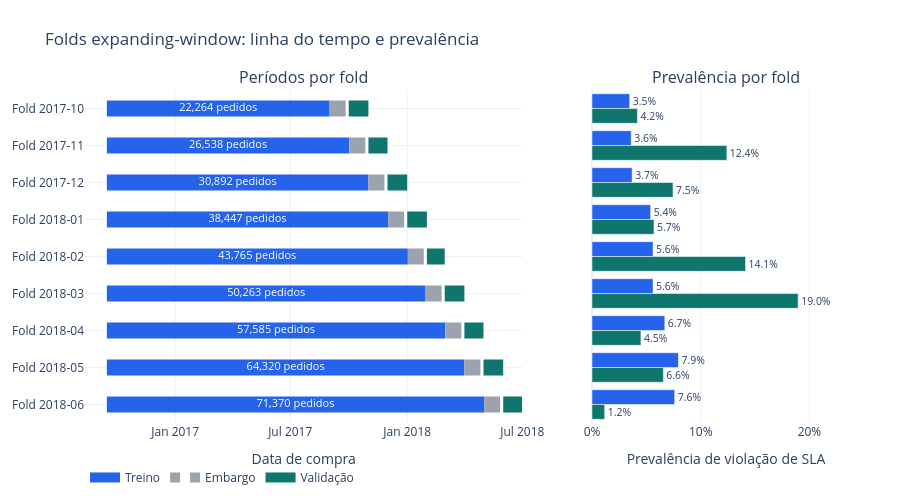

Notebook cell for this chart:
### Markdown cell above
## Folds expanding-window de desenvolvimento

Além do corte único, a seleção de modelos usa folds mensais expansivos (Tashman, 2000; Bergmeir e Benítez, 2012) de outubro/2017 a junho/2018, com embargo de 30 dias (López de Prado, 2018) entre o fim do treino e o início da validação. A tabela resume, por fold, o período, o número de pedidos de treino e validação e a prevalência de violação de SLA. Pedidos de julho–agosto/2018 não entram em nenhum fold. O gráfico a seguir apresenta, para cada fold, a linha do tempo com os períodos de treino, de embargo e de validação e, ao lado, a prevalência de treino e de validação.

### Code cell
from ecom_delivery_sla import (
    build_modeling_frame,
    expanding_fold_summary,
    expanding_window_folds,
)

modeling_frame = build_modeling_frame(candidate_features, supervised)
folds = expanding_window_folds(
    modeling_frame,
    timestamp_col="order_purchase_timestamp",
    first_val_month="2017-10",
    last_val_month="2018-06",
    embargo_days=30,
)
display(expanding_fold_summary(folds))

from ecom_delivery_sla_viz import plot_expanding_folds

display(plot_expanding_folds(expanding_fold_summary(folds), language=LANG))

### Figure 1 — Plotly figure (JSON) as saved in the notebook; plotly's stock layout.template omitted (floating-point values rounded to 4 significant figures)
{"data": [{"hovertemplate": "Treino: 22,264 pedidos<br>%{x|%Y-%m-%d}<extra></extra>", "legendgroup": "train", "line": {"color": "#2563EB", "dash": "solid", "width": 16}, "mode": "lines+text", "name": "Treino", "showlegend": true, "text": ["", "22,264 pedidos", ""], "textfont": {"color": "white", "size": 11}, "textposition": "middle center", "type": "scatter", "x": ["2016-09-15T12:16:38", "2017-03-09T17:57:12.500000", "2017-08-31T23:37:47"], "xaxis": "x", "y": ["Fold 2017-10", "Fold 2017-10", "Fold 2017-10"], "yaxis": "y"}, {"hovertemplate": "Embargo<br>%{x|%Y-%m-%d}<extra></extra>", "legendgroup": "embargo", "line": {"color": "#9CA3AF", "dash": "dot", "width": 16}, "mode": "lines", "name": "Embargo", "showlegend": true, "text": ["", "", ""], "textfont": {"color": "white", "size": 11}, "textposition": "middle center", "type": "scatter", "x": ["2017-08-31T23:37:47", "2017-09-15T23:50:40", "2017-10-01T00:03:33"], "xaxis": "x", "y": ["Fold 2017-10", "Fold 2017-10", "Fold 2017-10"], "yaxis": "y"}, {"hovertemplate": "Validação: 4,478 pedidos<br>%{x|%Y-%m-%d}<extra></extra>", "legendgroup": "validation", "line": {"color": "#0F766E", "dash": "solid", "width": 16}, "mode": "lines", "name": "Validação", "showlegend": true, "text": ["", "", ""], "textfont": {"color": "white", "size": 11}, "textposition": "middle center", "type": "scatter", "x": ["2017-10-01T00:03:33", "2017-10-16T11:57:15.500000", "2017-10-31T23:50:58"], "xaxis": "x", "y": ["Fold 2017-10", "Fold 2017-10", "Fold 2017-10"], "yaxis": "y"}, {"hovertemplate": "Treino: 26,538 pedidos<br>%{x|%Y-%m-%d}<extra></extra>", "legendgroup": "train", "line": {"color": "#2563EB", "dash": "solid", "width": 16}, "mode": "lines+text", "name": "Treino", "showlegend": false, "text": ["", "26,538 pedidos", ""], "textfont": {"color": "white", "size": 11}, "textposition": "middle center", "type": "scatter", "x": ["2016-09-15T12:16:38", "2017-03-25T05:58:58.500000", "2017-10-01T23:41:19"], "xaxis": "x", "y": ["Fold 2017-11", "Fold 2017-11", "Fold 2017-11"], "yaxis": "y"}, {"hovertemplate": "Embargo<br>%{x|%Y-%m-%d}<extra></extra>", "legendgroup": "embargo", "line": {"color": "#9CA3AF", "dash": "dot", "width": 16}, "mode": "lines", "name": "Embargo", "showlegend": false, "text": ["", "", ""], "textfont": {"color": "white", "size": 11}, "textposition": "middle center", "type": "scatter", "x": ["2017-10-01T23:41:19", "2017-10-16T23:56:56.500000", "2017-11-01T00:12:34"], "xaxis": "x", "y": ["Fold 2017-11", "Fold 2017-11", "Fold 2017-11"], "yaxis": "y"}, {"hovertemplate": "Validação: 7,288 pedidos<br>%{x|%Y-%m-%d}<extra></extra>", "legendgroup": "validation", "line": {"color": "#0F766E", "dash": "solid", "width": 16}, "mode": "lines", "name": "Validação", "showlegend": false, "text": ["", "", ""], "textfont": {"color": "white", "size": 11}, "textposition": "middle center", "type": "scatter", "x": ["2017-11-01T00:12:34", "2017-11-15T23:54:18.500000", "2017-11-30T23:36:03"], "xaxis": "x", "y": ["Fold 2017-11", "Fold 2017-11", "Fold 2017-11"], "yaxis": "y"}, {"hovertemplate": "Treino: 30,892 pedidos<br>%{x|%Y-%m-%d}<extra></extra>", "legendgroup": "train", "line": {"color": "#2563EB", "dash": "solid", "width": 16}, "mode": "lines+text", "name": "Treino", "showlegend": false, "text": ["", "30,892 pedidos", ""], "textfont": {"color": "white", "size": 11}, "textposition": "middle center", "type": "scatter", "x": ["2016-09-15T12:16:38", "2017-04-09T06:03:48", "2017-10-31T23:50:58"], "xaxis": "x", "y": ["Fold 2017-12", "Fold 2017-12", "Fold 2017-12"], "yaxis": "y"}, {"hovertemplate": "Embargo<br>%{x|%Y-%m-%d}<extra></extra>", "legendgroup": "embargo", "line": {"color": "#9CA3AF", "dash": "dot", "width": 16}, "mode": "lines", "name": "Embargo", "showlegend": false, "text": ["", "", ""], "textfont": {"color": "white", "size": 11}, "textposition": "middle center", "type": "scatter", "x": ["2017-10-31T23:50:58", "2017-11-15T23:56:06", "2017-12-01T00:01:14"], "xaxis": "x", "y": ["Fold 2017-12", "Fold 2017-12", "Fold 2017-12"], "yaxis": "y"}, {"hovertemplate": "Validação: 5,513 pedidos<br>%{x|%Y-%m-%d}<extra></extra>", "legendgroup": "validation", "line": {"color": "#0F766E", "dash": "solid", "width": 16}, "mode": "lines", "name": "Validação", "showlegend": false, "text": ["", "", ""], "textfont": {"color": "white", "size": 11}, "textposition": "middle center", "type": "scatter", "x": ["2017-12-01T00:01:14", "2017-12-16T11:45:22.500000", "2017-12-31T23:29:31"], "xaxis": "x", "y": ["Fold 2017-12", "Fold 2017-12", "Fold 2017-12"], "yaxis": "y"}, {"hovertemplate": "Treino: 38,447 pedidos<br>%{x|%Y-%m-%d}<extra></extra>", "legendgroup": "train", "line": {"color": "#2563EB", "dash": "solid", "width": 16}, "mode": "lines+text", "name": "Treino", "showlegend": false, "text": ["", "38,447 pedidos", ""], "textfont": {"color": "white", "size": 11}, "textposition": "middle center", "type": "scatter", "x": ["2016-09-15T12:16:38", "2017-04-24T18:05:20.500000", "2017-12-01T23:54:03"], "xaxis": "x", "y": ["Fold 2018-01", "Fold 2018-01", "Fold 2018-01"], "yaxis": "y"}, {"hovertemplate": "Embargo<br>%{x|%Y-%m-%d}<extra></extra>", "legendgroup": "embargo", "line": {"color": "#9CA3AF", "dash": "dot", "width": 16}, "mode": "lines", "name": "Embargo", "showlegend": false, "text": ["", "", ""], "textfont": {"color": "white", "size": 11}, "textposition": "middle center", "type": "scatter", "x": ["2017-12-01T23:54:03", "2017-12-17T01:21:22", "2018-01-01T02:48:41"], "xaxis": "x", "y": ["Fold 2018-01", "Fold 2018-01", "Fold 2018-01"], "yaxis": "y"}, {"hovertemplate": "Validação: 7,069 pedidos<br>%{x|%Y-%m-%d}<extra></extra>", "legendgroup": "validation", "line": {"color": "#0F766E", "dash": "solid", "width": 16}, "mode": "lines", "name": "Validação", "showlegend": false, "text": ["", "", ""], "textfont": {"color": "white", "size": 11}, "textposition": "middle center", "type": "scatter", "x": ["2018-01-01T02:48:41", "2018-01-16T13:23:31.500000", "2018-01-31T23:58:22"], "xaxis": "x", "y": ["Fold 2018-01", "Fold 2018-01", "Fold 2018-01"], "yaxis": "y"}, {"hovertemplate": "Treino: 43,765 pedidos<br>%{x|%Y-%m-%d}<extra></extra>", "legendgroup": "train", "line": {"color": "#2563EB", "dash": "solid", "width": 16}, "mode": "lines+text", "name": "Treino", "showlegend": false, "text": ["", "43,765 pedidos", ""], "textfont": {"color": "white", "size": 11}, "textposition": "middle center", "type": "scatter", "x": ["2016-09-15T12:16:38", "2017-05-10T06:03:48.500000", "2018-01-01T23:50:59"], "xaxis": "x", "y": ["Fold 2018-02", "Fold 2018-02", "Fold 2018-02"], "yaxis": "y"}, {"hovertemplate": "Embargo<br>%{x|%Y-%m-%d}<extra></extra>", "legendgroup": "embargo", "line": {"color": "#9CA3AF", "dash": "dot", "width": 16}, "mode": "lines", "name": "Embargo", "showlegend": false, "text": ["", "", ""], "textfont": {"color": "white", "size": 11}, "textposition": "middle center", "type": "scatter", "x": ["2018-01-01T23:50:59", "2018-01-17T00:07:57", "2018-02-01T00:24:55"], "xaxis": "x", "y": ["Fold 2018-02", "Fold 2018-02", "Fold 2018-02"], "yaxis": "y"}, {"hovertemplate": "Validação: 6,555 pedidos<br>%{x|%Y-%m-%d}<extra></extra>", "legendgroup": "validation", "line": {"color": "#0F766E", "dash": "solid", "width": 16}, "mode": "lines", "name": "Validação", "showlegend": false, "text": ["", "", ""], "textfont": {"color": "white", "size": 11}, "textposition": "middle center", "type": "scatter", "x": ["2018-02-01T00:24:55", "2018-02-15T00:11:25", "2018-02-28T23:57:55"], "xaxis": "x", "y": ["Fold 2018-02", "Fold 2018-02", "Fold 2018-02"], "yaxis": "y"}, {"hovertemplate": "Treino: 50,263 pedidos<br>%{x|%Y-%m-%d}<extra></extra>", "legendgroup": "train", "line": {"color": "#2563EB", "dash": "solid", "width": 16}, "mode": "lines+text", "name": "Treino", "showlegend": false, "text": ["", "50,263 pedidos", ""], "textfont": {"color": "white", "size": 11}, "textposition": "middle center", "type": "scatter", "x": ["2016-09-15T12:16:38", "2017-05-24T06:03:38.500000", "2018-01-29T23:50:39"], "xaxis": "x", "y": ["Fold 2018-03", "Fold 2018-03", "Fold 2018-03"], "yaxis": "y"}, {"hovertemplate": "Embargo<br>%{x|%Y-%m-%d}<extra></extra>", "legendgroup": "embargo", "line": {"color": "#9CA3AF", "dash": "dot", "width": 16}, "mode": "lines", "name": "Embargo", "showlegend": false, "text": ["", "", ""], "textfont": {"color": "white", "size": 11}, "textposition": "middle center", "type": "scatter", "x": ["2018-01-29T23:50:39", "2018-02-13T23:55:19.500000", "2018-03-01T00:00:00"], "xaxis": "x", "y": ["Fold 2018-03", "Fold 2018-03", "Fold 2018-03"], "yaxis": "y"}, {"hovertemplate": "Validação: 7,003 pedidos<br>%{x|%Y-%m-%d}<extra></extra>", "legendgroup": "validation", "line": {"color": "#0F766E", "dash": "solid", "width": 16}, "mode": "lines", "name": "Validação", "showlegend": false, "text": ["", "", ""], "textfont": {"color": "white", "size": 11}, "textposition": "middle center", "type": "scatter", "x": ["2018-03-01T00:00:00", "2018-03-16T11:57:05", "2018-03-31T23:54:10"], "xaxis": "x", "y": ["Fold 2018-03", "Fold 2018-03", "Fold 2018-03"], "yaxis": "y"}, {"hovertemplate": "Treino: 57,585 pedidos<br>%{x|%Y-%m-%d}<extra></extra>", "legendgroup": "train", "line": {"color": "#2563EB", "dash": "solid", "width": 16}, "mode": "lines+text", "name": "Treino", "showlegend": false, "text": ["", "57,585 pedidos", ""], "textfont": {"color": "white", "size": 11}, "textposition": "middle center", "type": "scatter", "x": ["2016-09-15T12:16:38", "2017-06-08T18:06:40", "2018-03-01T23:56:42"], "xaxis": "x", "y": ["Fold 2018-04", "Fold 2018-04", "Fold 2018-04"], "yaxis": "y"}, {"hovertemplate": "Embargo<br>%{x|%Y-%m-%d}<extra></extra>", "legendgroup": "embargo", "line": {"color": "#9CA3AF", "dash": "dot", "width": 16}, "mode": "lines", "name": "Embargo", "showlegend": false, "text": ["", "", ""], "textfont": {"color": "white", "size": 11}, "textposition": "middle center", "type": "scatter", "x": ["2018-03-01T23:56:42", "2018-03-17T00:04:07", "2018-04-01T00:11:32"], "xaxis": "x", "y": ["Fold 2018-04", "Fold 2018-04", "Fold 2018-04"], "yaxis": "y"}, {"hovertemplate": "Validação: 6,798 pedidos<br>%{x|%Y-%m-%d}<extra></extra>", "legendgroup": "validation", "line": {"color": "#0F766E", "dash": "solid", "width": 16}, "mode": "lines", "name": "Validação", "showlegend": false, "text": ["", "", ""], "textfont": {"color": "white", "size": 11}, "textposition": "middle center", "type": "scatter", "x": ["2018-04-01T00:11:32", "2018-04-15T23:59:29", "2018-04-30T23:47:26"], "xaxis": "x", "y": ["Fold 2018-04", "Fold 2018-04", "Fold 2018-04"], "yaxis": "y"}, {"hovertemplate": "Treino: 64,320 pedidos<br>%{x|%Y-%m-%d}<extra></extra>", "legendgroup": "train", "line": {"color": "#2563EB", "dash": "solid", "width": 16}, "mode": "lines+text", "name": "Treino", "showlegend": false, "text": ["", "64,320 pedidos", ""], "textfont": {"color": "white", "size": 11}, "textposition": "middle center", "type": "scatter", "x": ["2016-09-15T12:16:38", "2017-06-23T18:05:24", "2018-03-31T23:54:10"], "xaxis": "x", "y": ["Fold 2018-05", "Fold 2018-05", "Fold 2018-05"], "yaxis": "y"}, {"hovertemplate": "Embargo<br>%{x|%Y-%m-%d}<extra></extra>", "legendgroup": "embargo", "line": {"color": "#9CA3AF", "dash": "dot", "width": 16}, "mode": "lines", "name": "Embargo", "showlegend": false, "text": ["", "", ""], "textfont": {"color": "white", "size": 11}, "textposition": "middle center", "type": "scatter", "x": ["2018-03-31T23:54:10", "2018-04-15T23:58:10.500000", "2018-05-01T00:02:11"], "xaxis": "x", "y": ["Fold 2018-05", "Fold 2018-05", "Fold 2018-05"], "yaxis": "y"}, {"hovertemplate": "Validação: 6,749 pedidos<br>%{x|%Y-%m-%d}<extra></extra>", "legendgroup": "validation", "line": {"color": "#0F766E", "dash": "solid", "width": 16}, "mode": "lines", "name": "Validação", "showlegend": false, "text": ["", "", ""], "textfont": {"color": "white", "size": 11}, "textposition": "middle center", "type": "scatter", "x": ["2018-05-01T00:02:11", "2018-05-16T11:56:47.500000", "2018-05-31T23:51:24"], "xaxis": "x", "y": ["Fold 2018-05", "Fold 2018-05", "Fold 2018-05"], "yaxis": "y"}, {"hovertemplate": "Treino: 71,370 pedidos<br>%{x|%Y-%m-%d}<extra></extra>", "legendgroup": "train", "line": {"color": "#2563EB", "dash": "solid", "width": 16}, "mode": "lines+text", "name": "Treino", "showlegend": false, "text": ["", "71,370 pedidos", ""], "textfont": {"color": "white", "size": 11}, "textposition": "middle center", "type": "scatter", "x": ["2016-09-15T12:16:38", "2017-07-09T06:02:32", "2018-05-01T23:48:26"], "xaxis": "x", "y": ["Fold 2018-06", "Fold 2018-06", "Fold 2018-06"], "yaxis": "y"}, {"hovertemplate": "Embargo<br>%{x|%Y-%m-%d}<extra></extra>", "legendgroup": "embargo", "line": {"color": "#9CA3AF", "dash": "dot", "width": 16}, "mode": "lines", "name": "Embargo", "showlegend": false, "text": ["", "", ""], "textfont": {"color": "white", "size": 11}, "textposition": "middle center", "type": "scatter", "x": ["2018-05-01T23:48:26", "2018-05-17T00:14:10.500000", "2018-06-01T00:39:55"], "xaxis": "x", "y": ["Fold 2018-06", "Fold 2018-06", "Fold 2018-06"], "yaxis": "y"}, {"hovertemplate": "Validação: 6,096 pedidos<br>%{x|%Y-%m-%d}<extra></extra>", "legendgroup": "validation", "line": {"color": "#0F766E", "dash": "solid", "width": 16}, "mode": "lines", "name": "Validação", "showlegend": false, "text": ["", "", ""], "textfont": {"color": "white", "size": 11}, "textposition": "middle center", "type": "scatter", "x": ["2018-06-01T00:39:55", "2018-06-16T00:19:52", "2018-06-30T23:59:49"], "xaxis": "x", "y": ["Fold 2018-06", "Fold 2018-06", "Fold 2018-06"], "yaxis": "y"}, {"hovertemplate": "Treino: %{x:.2%}<extra></extra>", "legendgroup": "train", "marker": {"color": "#2563EB"}, "name": "Treino", "orientation": "h", "showlegend": false, "text": ["3.5%", "3.6%", "3.7%", "5.4%", "5.6%", "5.6%", "6.7%", "7.9%", "7.6%"], "textposition": "outside", "type": "bar", "x": [0.03467, 0.03606, 0.03694, 0.05394, 0.05619, 0.05616, 0.06696, 0.07949, 0.07605], "xaxis": "x2", "y": ["Fold 2017-10", "Fold 2017-11", "Fold 2017-12", "Fold 2018-01", "Fold 2018-02", "Fold 2018-03", "Fold 2018-04", "Fold 2018-05", "Fold 2018-06"], "yaxis": "y2"}, {"hovertemplate": "Validação: %{x:.2%}<extra></extra>", "legendgroup": "validation", "marker": {"color": "#0F766E"}, "name": "Validação", "orientation": "h", "showlegend": false, "text": ["4.2%", "12.4%", "7.5%", "5.7%", "14.1%", "19.0%", "4.5%", "6.6%", "1.2%"], "textposition": "outside", "type": "bar", "x": [0.04176, 0.124, 0.07455, 0.05701, 0.1413, 0.1896, 0.04501, 0.06564, 0.01165], "xaxis": "x2", "y": ["Fold 2017-10", "Fold 2017-11", "Fold 2017-12", "Fold 2018-01", "Fold 2018-02", "Fold 2018-03", "Fold 2018-04", "Fold 2018-05", "Fold 2018-06"], "yaxis": "y2"}], "layout": {"annotations": [{"font": {"size": 16}, "showarrow": false, "text": "Períodos por fold", "x": 0.2821, "xanchor": "center", "xref": "paper", "y": 1, "yanchor": "bottom", "yref": "paper"}, {"font": {"size": 16}, "showarrow": false, "text": "Prevalência por fold", "x": 0.8271, "xanchor": "center", "xref": "paper", "y": 1, "yanchor": "bottom", "yref": "paper"}], "barmode": "group", "height": 504, "legend": {"orientation": "h", "y": -0.12}, "margin": {"b": 60, "l": 60, "r": 40, "t": 90}, "title": {"text": "Folds expanding-window: linha do tempo e prevalência"}, "xaxis": {"anchor": "y", "domain": [0, 0.5642], "nticks": 5, "tickformat": "%b %Y", "title": {"text": "Data de compra"}, "type": "date"}, "xaxis2": {"anchor": "y2", "domain": [0.6542, 1], "nticks": 4, "range": [0, 0.2465], "tickformat": ".0%", "title": {"text": "Prevalência de violação de SLA"}}, "yaxis": {"anchor": "x", "autorange": "reversed", "categoryarray": ["Fold 2017-10", "Fold 2017-11", "Fold 2017-12", "Fold 2018-01", "Fold 2018-02", "Fold 2018-03", "Fold 2018-04", "Fold 2018-05", "Fold 2018-06"], "categoryorder": "array", "domain": [0, 1]}, "yaxis2": {"anchor": "x2", "autorange": "reversed", "categoryarray": ["Fold 2017-10", "Fold 2017-11", "Fold 2017-12", "Fold 2018-01", "Fold 2018-02", "Fold 2018-03", "Fold 2018-04", "Fold 2018-05", "Fold 2018-06"], "categoryorder": "array", "domain": [0, 1], "matches": "y", "showticklabels": false}}}
